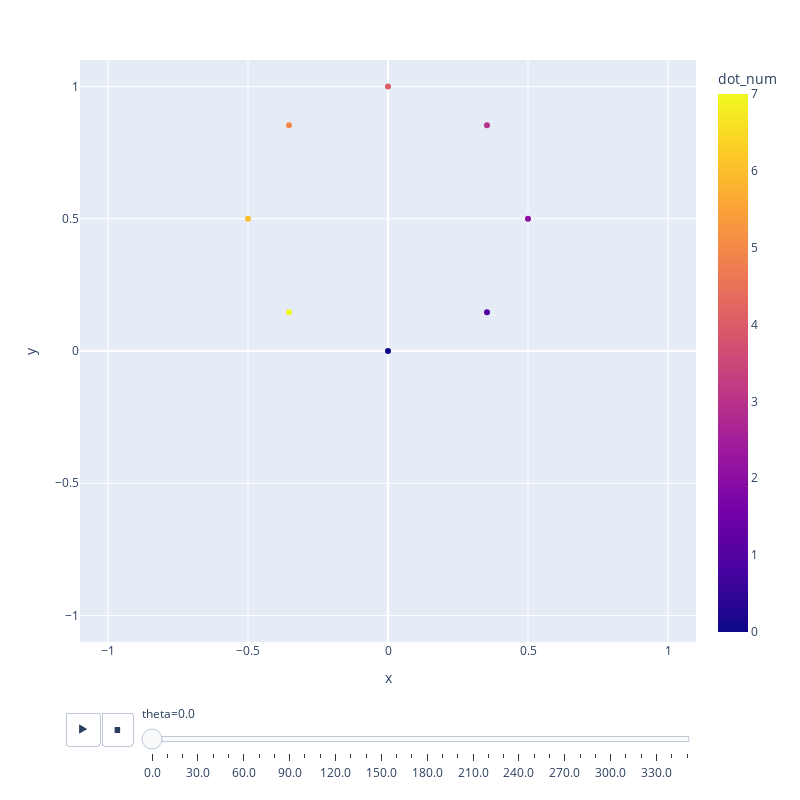

Source (notebook cell):
### Code cell
# Parameters
radius = 1
num_dots = 8
num_steps = 36

# Intermediate variables
dot_radial_delta = 180 / num_dots
delta = 360 / num_steps

dot_nums = np.array([e for e in range(num_dots)])

steps = np.array([e for e in range(num_steps)])
thetas = steps * delta

# Generate point data
a = np.array([[0, 0, 0, 0]])
for d in dot_nums:
    dot_theta = math.radians(d * dot_radial_delta)
    dot_ux = radius * math.cos(dot_theta)
    dot_uy = radius * math.sin(dot_theta)
    for t in thetas:
        phi = math.sin(math.radians(t) + dot_theta)
        x = dot_ux * phi
        y = dot_uy * phi
        a = np.append(a, [[d, t, x, y]], axis=0)
a = np.delete(a, (0), axis=0)  # delete first row

# Create dataframe
columns = ['dot_num', 'theta', 'x', 'y']
df = pd.DataFrame(data=a, columns=columns)

# Plot
fig = px.scatter(df, x="x", y="y",
                 animation_frame="theta", animation_group="dot_num",
                 color="dot_num", hover_name="dot_num",
                 range_x=[-1.1, 1.1], range_y=[-1.1, 1.1])
fig.update_layout(autosize=False, width=800, height=800)
fig.show()

### Figure 1 — Plotly figure (JSON) as saved in the notebook; plotly's stock layout.template omitted (floating-point values rounded to 4 significant figures)
{"data": [{"hovertemplate": "<b>%{hovertext}</b><br><br>theta=0.0<br>x=%{x}<br>y=%{y}<br>dot_num=%{marker.color}<extra></extra>", "hovertext": [0, 1, 2, 3, 4, 5, 6, 7], "ids": [0, 1, 2, 3, 4, 5, 6, 7], "legendgroup": "", "marker": {"color": [0, 1, 2, 3, 4, 5, 6, 7], "coloraxis": "coloraxis", "symbol": "circle"}, "mode": "markers", "name": "", "orientation": "v", "showlegend": false, "type": "scatter", "x": [0, 0.3536, 0.5, 0.3536, 6.123e-17, -0.3536, -0.5, -0.3536], "xaxis": "x", "y": [0, 0.1464, 0.5, 0.8536, 1, 0.8536, 0.5, 0.1464], "yaxis": "y"}], "layout": {"autosize": false, "coloraxis": {"colorbar": {"title": {"text": "dot_num"}}, "colorscale": [[0, "#0d0887"], [0.1111, "#46039f"], [0.2222, "#7201a8"], [0.3333, "#9c179e"], [0.4444, "#bd3786"], [0.5556, "#d8576b"], [0.6667, "#ed7953"], [0.7778, "#fb9f3a"], [0.8889, "#fdca26"], [1, "#f0f921"]]}, "height": 800, "legend": {"tracegroupgap": 0}, "margin": {"t": 60}, "sliders": [{"active": 0, "currentvalue": {"prefix": "theta="}, "len": 0.9, "pad": {"b": 10, "t": 60}, "steps": [{"args": [["0.0"], {"frame": {"duration": 0, "redraw": false}, "fromcurrent": true, "mode": "immediate", "transition": {"duration": 0, "easing": "linear"}}], "label": "0.0", "method": "animate"}, {"args": [["10.0"], {"frame": {"duration": 0, "redraw": false}, "fromcurrent": true, "mode": "immediate", "transition": {"duration": 0, "easing": "linear"}}], "label": "10.0", "method": "animate"}, {"args": [["20.0"], {"frame": {"duration": 0, "redraw": false}, "fromcurrent": true, "mode": "immediate", "transition": {"duration": 0, "easing": "linear"}}], "label": "20.0", "method": "animate"}, {"args": [["30.0"], {"frame": {"duration": 0, "redraw": false}, "fromcurrent": true, "mode": "immediate", "transition": {"duration": 0, "easing": "linear"}}], "label": "30.0", "method": "animate"}, {"args": [["40.0"], {"frame": {"duration": 0, "redraw": false}, "fromcurrent": true, "mode": "immediate", "transition": {"duration": 0, "easing": "linear"}}], "label": "40.0", "method": "animate"}, {"args": [["50.0"], {"frame": {"duration": 0, "redraw": false}, "fromcurrent": true, "mode": "immediate", "transition": {"duration": 0, "easing": "linear"}}], "label": "50.0", "method": "animate"}, {"args": [["60.0"], {"frame": {"duration": 0, "redraw": false}, "fromcurrent": true, "mode": "immediate", "transition": {"duration": 0, "easing": "linear"}}], "label": "60.0", "method": "animate"}, {"args": [["70.0"], {"frame": {"duration": 0, "redraw": false}, "fromcurrent": true, "mode": "immediate", "transition": {"duration": 0, "easing": "linear"}}], "label": "70.0", "method": "animate"}, {"args": [["80.0"], {"frame": {"duration": 0, "redraw": false}, "fromcurrent": true, "mode": "immediate", "transition": {"duration": 0, "easing": "linear"}}], "label": "80.0", "method": "animate"}, {"args": [["90.0"], {"frame": {"duration": 0, "redraw": false}, "fromcurrent": true, "mode": "immediate", "transition": {"duration": 0, "easing": "linear"}}], "label": "90.0", "method": "animate"}, {"args": [["100.0"], {"frame": {"duration": 0, "redraw": false}, "fromcurrent": true, "mode": "immediate", "transition": {"duration": 0, "easing": "linear"}}], "label": "100.0", "method": "animate"}, {"args": [["110.0"], {"frame": {"duration": 0, "redraw": false}, "fromcurrent": true, "mode": "immediate", "transition": {"duration": 0, "easing": "linear"}}], "label": "110.0", "method": "animate"}, {"args": [["120.0"], {"frame": {"duration": 0, "redraw": false}, "fromcurrent": true, "mode": "immediate", "transition": {"duration": 0, "easing": "linear"}}], "label": "120.0", "method": "animate"}, {"args": [["130.0"], {"frame": {"duration": 0, "redraw": false}, "fromcurrent": true, "mode": "immediate", "transition": {"duration": 0, "easing": "linear"}}], "label": "130.0", "method": "animate"}, {"args": [["140.0"], {"frame": {"duration": 0, "redraw": false}, "fromcurrent": true, "mode": "immediate", "transition": {"duration": 0, "easing": "linear"}}], "label": "140.0", "method": "animate"}, {"args": [["150.0"], {"frame": {"duration": 0, "redraw": false}, "fromcurrent": true, "mode": "immediate", "transition": {"duration": 0, "easing": "linear"}}], "label": "150.0", "method": "animate"}, {"args": [["160.0"], {"frame": {"duration": 0, "redraw": false}, "fromcurrent": true, "mode": "immediate", "transition": {"duration": 0, "easing": "linear"}}], "label": "160.0", "method": "animate"}, {"args": [["170.0"], {"frame": {"duration": 0, "redraw": false}, "fromcurrent": true, "mode": "immediate", "transition": {"duration": 0, "easing": "linear"}}], "label": "170.0", "method": "animate"}, {"args": [["180.0"], {"frame": {"duration": 0, "redraw": false}, "fromcurrent": true, "mode": "immediate", "transition": {"duration": 0, "easing": "linear"}}], "label": "180.0", "method": "animate"}, {"args": [["190.0"], {"frame": {"duration": 0, "redraw": false}, "fromcurrent": true, "mode": "immediate", "transition": {"duration": 0, "easing": "linear"}}], "label": "190.0", "method": "animate"}, {"args": [["200.0"], {"frame": {"duration": 0, "redraw": false}, "fromcurrent": true, "mode": "immediate", "transition": {"duration": 0, "easing": "linear"}}], "label": "200.0", "method": "animate"}, {"args": [["210.0"], {"frame": {"duration": 0, "redraw": false}, "fromcurrent": true, "mode": "immediate", "transition": {"duration": 0, "easing": "linear"}}], "label": "210.0", "method": "animate"}, {"args": [["220.0"], {"frame": {"duration": 0, "redraw": false}, "fromcurrent": true, "mode": "immediate", "transition": {"duration": 0, "easing": "linear"}}], "label": "220.0", "method": "animate"}, {"args": [["230.0"], {"frame": {"duration": 0, "redraw": false}, "fromcurrent": true, "mode": "immediate", "transition": {"duration": 0, "easing": "linear"}}], "label": "230.0", "method": "animate"}, {"args": [["240.0"], {"frame": {"duration": 0, "redraw": false}, "fromcurrent": true, "mode": "immediate", "transition": {"duration": 0, "easing": "linear"}}], "label": "240.0", "method": "animate"}, {"args": [["250.0"], {"frame": {"duration": 0, "redraw": false}, "fromcurrent": true, "mode": "immediate", "transition": {"duration": 0, "easing": "linear"}}], "label": "250.0", "method": "animate"}, {"args": [["260.0"], {"frame": {"duration": 0, "redraw": false}, "fromcurrent": true, "mode": "immediate", "transition": {"duration": 0, "easing": "linear"}}], "label": "260.0", "method": "animate"}, {"args": [["270.0"], {"frame": {"duration": 0, "redraw": false}, "fromcurrent": true, "mode": "immediate", "transition": {"duration": 0, "easing": "linear"}}], "label": "270.0", "method": "animate"}, {"args": [["280.0"], {"frame": {"duration": 0, "redraw": false}, "fromcurrent": true, "mode": "immediate", "transition": {"duration": 0, "easing": "linear"}}], "label": "280.0", "method": "animate"}, {"args": [["290.0"], {"frame": {"duration": 0, "redraw": false}, "fromcurrent": true, "mode": "immediate", "transition": {"duration": 0, "easing": "linear"}}], "label": "290.0", "method": "animate"}, {"args": [["300.0"], {"frame": {"duration": 0, "redraw": false}, "fromcurrent": true, "mode": "immediate", "transition": {"duration": 0, "easing": "linear"}}], "label": "300.0", "method": "animate"}, {"args": [["310.0"], {"frame": {"duration": 0, "redraw": false}, "fromcurrent": true, "mode": "immediate", "transition": {"duration": 0, "easing": "linear"}}], "label": "310.0", "method": "animate"}, {"args": [["320.0"], {"frame": {"duration": 0, "redraw": false}, "fromcurrent": true, "mode": "immediate", "transition": {"duration": 0, "easing": "linear"}}], "label": "320.0", "method": "animate"}, {"args": [["330.0"], {"frame": {"duration": 0, "redraw": false}, "fromcurrent": true, "mode": "immediate", "transition": {"duration": 0, "easing": "linear"}}], "label": "330.0", "method": "animate"}, {"args": [["340.0"], {"frame": {"duration": 0, "redraw": false}, "fromcurrent": true, "mode": "immediate", "transition": {"duration": 0, "easing": "linear"}}], "label": "340.0", "method": "animate"}, {"args": [["350.0"], {"frame": {"duration": 0, "redraw": false}, "fromcurrent": true, "mode": "immediate", "transition": {"duration": 0, "easing": "linear"}}], "label": "350.0", "method": "animate"}], "x": 0.1, "xanchor": "left", "y": 0, "yanchor": "top"}], "updatemenus": [{"buttons": [{"args": [null, {"frame": {"duration": 500, "redraw": false}, "fromcurrent": true, "mode": "immediate", "transition": {"duration": 500, "easing": "linear"}}], "label": "&#9654;", "method": "animate"}, {"args": [[null], {"frame": {"duration": 0, "redraw": false}, "fromcurrent": true, "mode": "immediate", "transition": {"duration": 0, "easing": "linear"}}], "label": "&#9724;", "method": "animate"}], "direction": "left", "pad": {"r": 10, "t": 70}, "showactive": false, "type": "buttons", "x": 0.1, "xanchor": "right", "y": 0, "yanchor": "top"}], "width": 800, "xaxis": {"anchor": "y", "domain": [0, 1], "range": [-1.1, 1.1], "title": {"text": "x"}}, "yaxis": {"anchor": "x", "domain": [0, 1], "range": [-1.1, 1.1], "title": {"text": "y"}}}}
